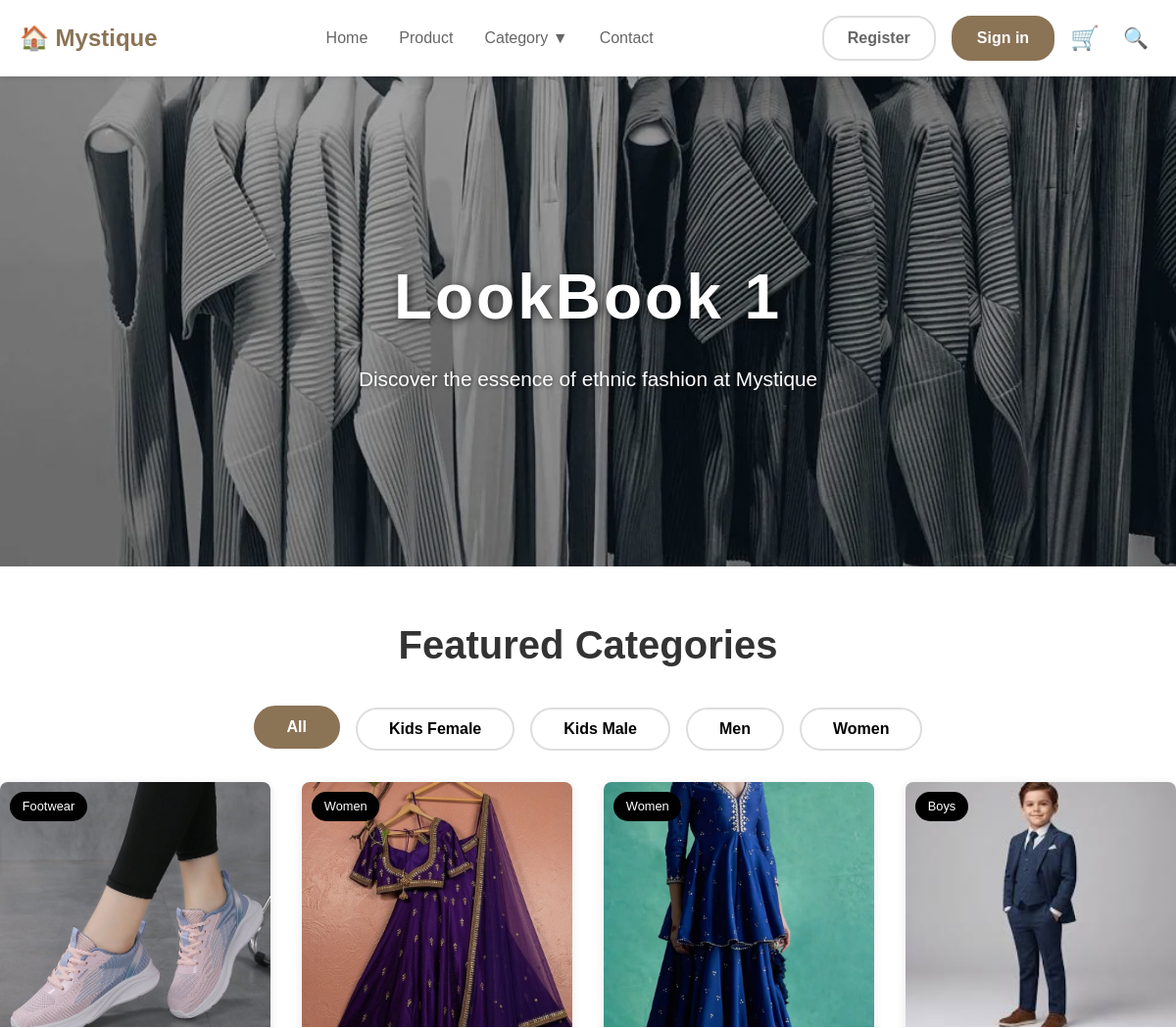
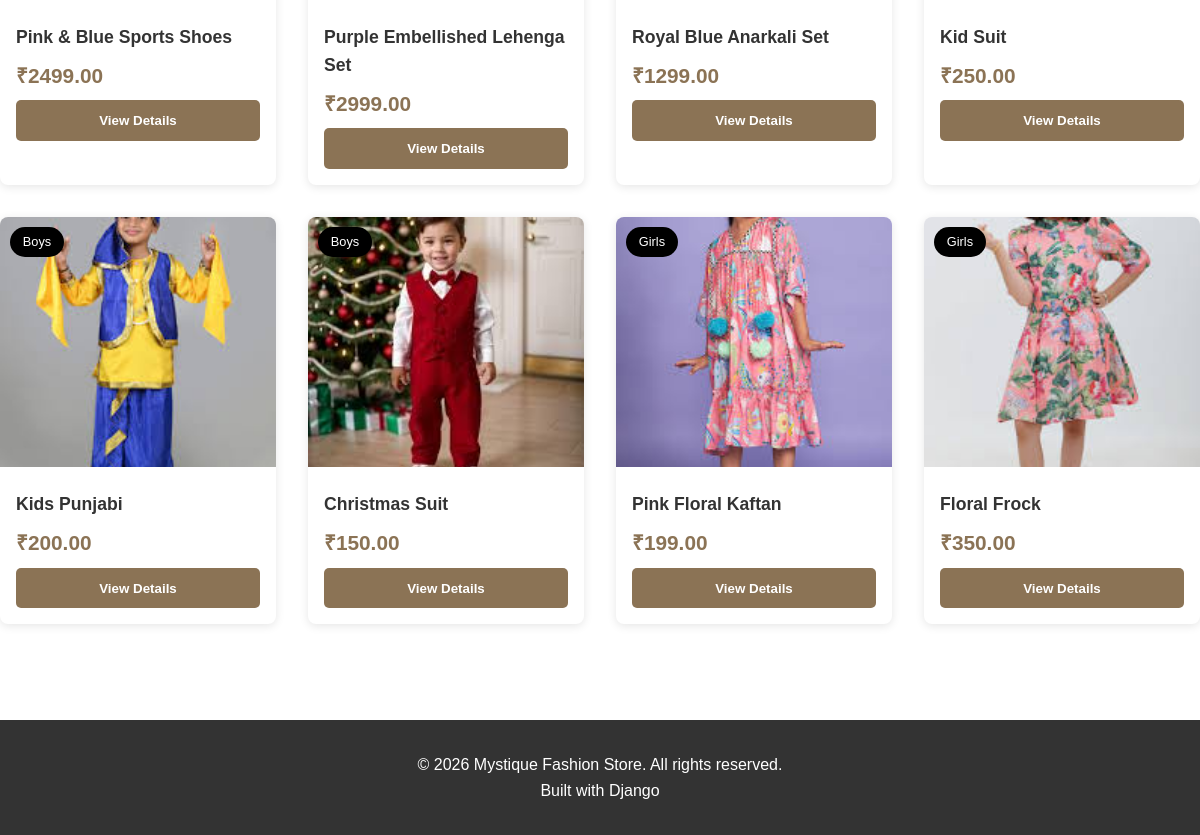
The page / on the database its author committed (2 pictures, top to bottom).
### products/models.py (models this page shows, shortened)
class Product(models.Model):
    STOCK_STATUS = [
        ('IN_STOCK', 'In Stock'),
        ('OUT_OF_STOCK', 'Out of Stock'),
    ]
    SIZE_CHOICES = [
        ('XS', 'Extra Small'),
        ('S', 'Small'),
        ('M', 'Medium'),
        ('L', 'Large'),
        ('XL', 'Extra Large'),
        ('XXL', '2XL'),
        ('FREE', 'Free Size'),
    ]
    name = models.CharField(max_length=200)
    slug = models.SlugField(unique=True, blank=True)
    category = models.ForeignKey(Category, on_delete=models.CASCADE, related_name='products')
    price = models.DecimalField(max_digits=10, decimal_places=2)
    description = models.TextField(blank=True)
    image = models.ImageField(upload_to='products/')
    stock_status = models.CharField(max_length=20, choices=STOCK_STATUS, default='IN_STOCK')
    available_sizes = models.CharField(max_length=200, help_text='Comma-separated sizes')
    created_at = models.DateTimeField(auto_now_add=True)
    updated_at = models.DateTimeField(auto_now=True)
    featured = models.BooleanField(default=False)
    class Meta:
        ordering = ['-created_at']

class Category(models.Model):
    CATEGORY_CHOICES = [
        ('ALL', 'All'),
        ('KIDS_FEMALE', 'Girls'),
        ('KIDS_MALE', 'Boys'),
        ('MEN', 'Men'),
        ('WOMEN', 'Women'),
        ('FOOTWEAR', 'Footwear'),
    ]
    name = models.CharField(max_length=100, choices=CATEGORY_CHOICES, unique=True)
    slug = models.SlugField(unique=True, blank=True)
    description = models.TextField(blank=True)
    created_at = models.DateTimeField(auto_now_add=True)
    class Meta:
        verbose_name_plural = 'Categories'
        ordering = ['name']

### core/views.py (the view)
# urls.py: path('', views.home_view, name='home'),
def home_view(request):
    featured_products = Product.objects.filter(featured=True)[:8]
    categories = Category.objects.all()
    kids_female = Product.objects.filter(category__name='KIDS_FEMALE')[:4]
    kids_male = Product.objects.filter(category__name='KIDS_MALE')[:4]
    context = {
        'featured_products': featured_products,
        'categories': categories,
        'kids_female': kids_female,
        'kids_male': kids_male,
    }
    return render(request, 'core/home.html', context)

### cart/context_processors.py (called while the page is built)
def cart_context(request):
    return {
        'cart_count': get_cart_count(request),
        'cart_total': get_cart_total(request),
    }

### cart/utils.py (called while the page is built, shortened)
def get_cart_total(request):
    if request.user.is_authenticated:
        cart = get_user_cart(request.user)
        return cart.get_total()
    else:
        session_cart = SessionCart(request)
        return session_cart.get_total()

def get_cart_count(request):
    if request.user.is_authenticated:
        cart = get_user_cart(request.user)
        return cart.get_items_count()
    else:
        session_cart = SessionCart(request)
        return session_cart.get_items_count()

    def get_items(self):
        product_ids = self.cart.keys()
        products = Product.objects.filter(id__in=product_ids)
        items = []
        return items

    def get_total(self):
        return sum(Decimal(item['subtotal']) for item in self.get_items())

    def get_items_count(self):
        return sum(item['quantity'] for item in self.cart.values())

### core/templates/core/home.html (shortened to what this page needs)
{% extends 'base.html' %}
{% load static %}
{% block content %}
<section class="hero-section">
    <div class="hero-content">
        <h1>LookBook 1</h1>
        <p>Discover the essence of ethnic fashion at Mystique</p>
    </div>
</section>
<section class="featured-section container">
    <h2 class="section-title">Featured Categories</h2>
    <div class="category-tabs">
        <button class="category-tab active" data-category="all">All</button>
        <button class="category-tab" data-category="KIDS_FEMALE">Kids Female</button>
        <button class="category-tab" data-category="KIDS_MALE">Kids Male</button>
        <button class="category-tab" data-category="MEN">Men</button>
        <button class="category-tab" data-category="WOMEN">Women</button>
    </div>
    <div class="products-grid" id="productsGrid">
        {% for product in featured_products %}
        <div class="product-card" data-category="{{ product.category.name }}">
            <div style="position: relative;">
                <img src="{{ product.image.url }}" alt="{{ product.name }}" class="product-image">
                <span class="product-badge">{{ product.category.get_name_display }}</span>
            </div>
            <div class="product-info">
                <h3 class="product-name">{{ product.name }}</h3>
                <p class="product-price">₹{{ product.price }}</p>
                <a href="{% url 'products:product_detail' product.slug %}" style="text-decoration: none;">
                    <button class="view-btn">View Details</button>
                </a>
            </div>
        </div>
        {% endfor %}
    </div>
</section>
{% endblock %}

### static/css/style.css (style rules this page uses)
.products-grid { display: grid; grid-template-columns: repeat(auto-fill, minmax(250px, 1fr)); gap: 2rem; margin-top: 2rem; }
.product-card { background: white; border-radius: 8px; overflow: hidden; box-shadow: 0 2px 10px rgba(0,0,0,0.1); transition: transform 0.3s; position: relative; }
.product-image { width: 100%; height: 250px; object-fit: cover; }
.product-info { padding: 1rem; }
.product-badge { position: absolute; top: 10px; left: 10px; background: black; color: white; padding: 0.3rem 0.8rem; border-radius: 15px; font-size: 0.8rem; z-index: 10; }
.product-name { font-size: 1.1rem; margin-bottom: 0.5rem; }
.product-price { font-size: 1.3rem; color: #8B7355; font-weight: bold; }

### templates/base.html (style rules this page uses)
* { margin: 0; padding: 0; box-sizing: border-box; }
body { font-family: Arial, sans-serif; line-height: 1.6; color: #333; }
.container { max-width: 1200px; margin: 0 auto; padding: 0 20px; }

### core/templates/core/home.html (style rules this page uses)
.hero-section { position: relative; height: 500px; background: linear-gradient(rgba(0,0,0,0.3), rgba(0,0,0,0.3)), url('/media/hero/lookbook1.jpg'); background-size: cover; background-position: center; display: flex; align-items: center; justify-content: center; color: white; text-align: center; }
.hero-content h1 { font-size: 4rem; margin-bottom: 1rem; text-shadow: 2px 2px 8px rgba(0,0,0,0.7); font-weight: 700; letter-spacing: 3px; }
.hero-content p { font-size: 1.3rem; text-shadow: 1px 1px 4px rgba(0,0,0,0.5); }
.featured-section { padding: 3rem 0; }
.section-title { text-align: center; font-size: 2.5rem; margin-bottom: 2rem; color: #333; font-weight: 700; }
.category-tabs { display: flex; justify-content: center; gap: 1rem; margin-bottom: 2rem; flex-wrap: wrap; }
.category-tab { padding: 0.7rem 2rem; border: 2px solid #ddd; background: white; cursor: pointer; border-radius: 25px; transition: all 0.3s; font-size: 1rem; font-weight: 600; }
.category-tab:hover, .category-tab.active { background: #8B7355; color: white; border-color: #8B7355; transform: translateY(-2px); }
.products-grid { display: grid; grid-template-columns: repeat(auto-fill, minmax(250px, 1fr)); gap: 2rem; margin-top: 2rem; }
.product-card { background: white; border-radius: 8px; overflow: hidden; box-shadow: 0 2px 10px rgba(0,0,0,0.1); transition: transform 0.3s; }
.product-image { width: 100%; height: 250px; object-fit: cover; }
.product-info { padding: 1rem; }
.product-badge { position: absolute; top: 10px; left: 10px; background: black; color: white; padding: 0.3rem 0.8rem; border-radius: 15px; font-size: 0.8rem; }
.product-name { font-size: 1.1rem; margin-bottom: 0.5rem; font-weight: 600; }
.product-price { font-size: 1.3rem; color: #8B7355; font-weight: bold; }
.view-btn { width: 100%; padding: 0.8rem; background: #8B7355; color: white; border: none; border-radius: 5px; cursor: pointer; margin-top: 0.5rem; font-weight: 600; transition: background 0.3s; }

### rows shown on the page
Product: image (picture), category.name "Footwear", name "Pink & Blue Sports Shoes", price "2499.00"
Product: image (picture), category.name "Women", name "Purple Embellished Lehenga Set", price "2999.00"
Product: image (picture), category.name "Women", name "Royal Blue Anarkali Set", price "1299.00"
Product: image (picture), category.name "Boys", name "Kid Suit", price "250.00"
Product: image (picture), category.name "Boys", name "Kids Punjabi", price "200.00"
Product: image (picture), category.name "Boys", name "Christmas Suit", price "150.00"
Product: image (picture), category.name "Girls", name "Pink Floral Kaftan", price "199.00"
Product: image (picture), category.name "Girls", name "Floral Frock", price "350.00"
